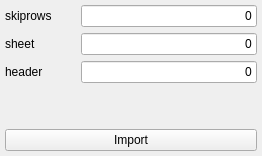
                <widget class="QWidget" name="import_excel_tab">
                 <attribute name="title">
                  <string>Excel</string>
                 </attribute>
                 <layout class="QVBoxLayout" name="verticalLayout_8">
                  <property name="leftMargin">
                   <number>5</number>
                  </property>
                  <property name="topMargin">
                   <number>5</number>
                  </property>
                  <property name="rightMargin">
                   <number>5</number>
                  </property>
                  <property name="bottomMargin">
                   <number>5</number>
                  </property>
                  <item>
                   <layout class="QHBoxLayout" name="import_excel_skip_rows_horizontalLayout">
                    <item>
                     <widget class="QLabel" name="import_excel_skip_rows_label">
                      <property name="minimumSize">
                       <size>
                        <width>70</width>
                        <height>0</height>
                       </size>
                      </property>
                      <property name="text">
                       <string>skiprows</string>
                      </property>
                     </widget>
                    </item>
                    <item>
                     <widget class="QLineEdit" name="import_excel_skip_rows_lineEdit">
                      <property name="maximumSize">
                       <size>
                        <width>16777215</width>
                        <height>16777215</height>
                       </size>
                      </property>
                      <property name="text">
                       <string>0</string>
                      </property>
                      <property name="alignment">
                       <set>Qt::AlignRight|Qt::AlignTrailing|Qt::AlignVCenter</set>
                      </property>
                     </widget>
                    </item>
                   </layout>
                  </item>
                  <item>
                   <layout class="QHBoxLayout" name="import_excel_sheet_horizontalLayout">
                    <item>
                     <widget class="QLabel" name="import_excel_sheet_label">
                      <property name="minimumSize">
                       <size>
                        <width>70</width>
                        <height>0</height>
                       </size>
                      </property>
                      <property name="text">
                       <string>sheet</string>
                      </property>
                     </widget>
                    </item>
                    <item>
                     <widget class="QLineEdit" name="import_excel_sheet_lineEdit">
                      <property name="maximumSize">
                       <size>
                        <width>16777215</width>
                        <height>16777215</height>
                       </size>
                      </property>
                      <property name="text">
                       <string>0</string>
                      </property>
                      <property name="alignment">
                       <set>Qt::AlignRight|Qt::AlignTrailing|Qt::AlignVCenter</set>
                      </property>
                     </widget>
                    </item>
                   </layout>
                  </item>
                  <item>
                   <layout class="QHBoxLayout" name="import_excel_header_horizontalLayout">
                    <item>
                     <widget class="QLabel" name="import_excel_header_label">
                      <property name="minimumSize">
                       <size>
                        <width>70</width>
                        <height>0</height>
                       </size>
                      </property>
                      <property name="text">
                       <string>header</string>
                      </property>
                     </widget>
                    </item>
                    <item>
                     <widget class="QLineEdit" name="import_excel_header_lineEdit">
                      <property name="maximumSize">
                       <size>
                        <width>16777215</width>
                        <height>16777215</height>
                       </size>
                      </property>
                      <property name="text">
                       <string>0</string>
                      </property>
                      <property name="alignment">
                       <set>Qt::AlignRight|Qt::AlignTrailing|Qt::AlignVCenter</set>
                      </property>
                     </widget>
                    </item>
                   </layout>
                  </item>
                  <item>
                   <spacer name="verticalSpacer_2">
                    <property name="orientation">
                     <enum>Qt::Vertical</enum>
                    </property>
                    <property name="sizeHint" stdset="0">
                     <size>
                      <width>20</width>
                      <height>40</height>
                     </size>
                    </property>
                   </spacer>
                  </item>
                  <item>
                   <widget class="QPushButton" name="import_excel_pushButton">
                    <property name="sizePolicy">
                     <sizepolicy hsizetype="MinimumExpanding" vsizetype="Fixed">
                      <horstretch>0</horstretch>
                      <verstretch>0</verstretch>
                     </sizepolicy>
                    </property>
                    <property name="minimumSize">
                     <size>
                      <width>252</width>
                      <height>0</height>
                     </size>
                    </property>
                    <property name="text">
                     <string>Import</string>
                    </property>
                    <property name="autoDefault">
                     <bool>true</bool>
                    </property>
                    <property name="default">
                     <bool>false</bool>
                    </property>
                    <property name="flat">
                     <bool>false</bool>
                    </property>
                   </widget>
                  </item>
                 </layout>
                </widget>
